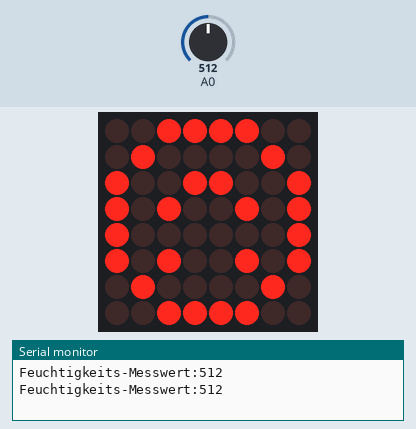
Simulated run of this sketch. Board: Arduino Uno, built with avr-gcc and run on an emulated ATmega328P. Shown: 8×8 LED matrix, the last lines printed to the serial monitor. The inputs (shaded band) are chosen by the test bench; at power-on: A0 = 512.

Above: at 2.8 s.
2.9 s: A0 set to 214
5.6 s: A0 set to 192
At 7.1 s:
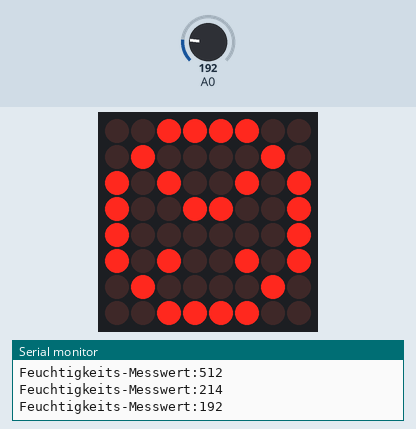
8.3 s: A0 set to 210
At 10.3 s:
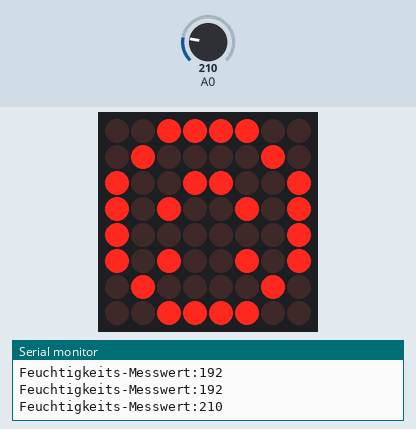
11.5 s: A0 set to 190
At 13.1 s:
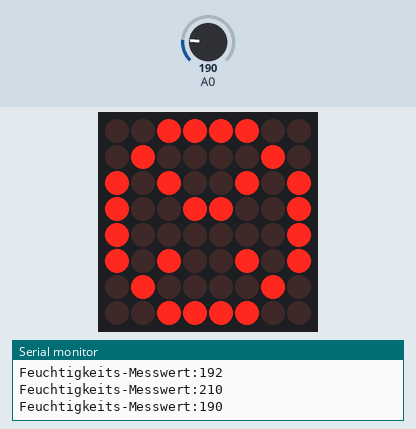
Timing chart, 0 to 14.6 s (numbered marks = the images above; inputs shaded):
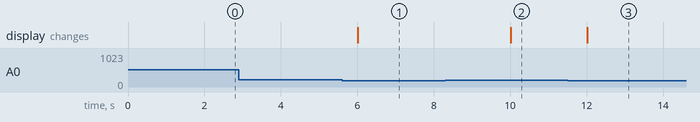

Measured:
- the behaviour switches between 200 and 199 on A0 (found by bisection; images 0 and 1)
- after the input at 5.6 s, the display: changes after 0.41 s (image 1)
- after the input at 8.3 s, the display: changes after 1.7 s (image 2)
- after the input at 11.5 s, the display: changes after 0.52 s (image 3)

The sketch:

Bodenfeuchte-Sens-Station.ino
```cpp
#include "LedControl.h"
LedControl lc=LedControl(12,11,10,1);  // Pins: DIN,CLK,CS, # of Displays connected
int messwert=0;
unsigned long delayTime=500;
byte smile[] =
{
   B00111100,
   B01000010,
   B10011001,
   B10100101,
   B10000001,
   B10100101,
   B01000010,
   B00111100,
};

byte frown[] =
{
   B00111100,
   B01000010,
   B10100101,
   B10011001,
   B10000001,
   B10100101,
   B01000010,
   B00111100,
};

void setup()
{
  lc.shutdown(0,false);  // Wake up display
  lc.setIntensity(0,5);  // Set intensity level
  lc.clearDisplay(0);  // Clear Displays
  Serial.begin(9600);
}

void good()
{
  for (int i = 0; i < 8; i++)
  {
    lc.setRow(0,i,smile[i]);
  }
}

void bad()
{
  for (int i = 0; i < 8; i++)
  {
    lc.setRow(0,i,frown[i]);
  }
}

void loop()
{
    messwert=analogRead(A0);
    Serial.print("Feuchtigkeits-Messwert:");
    Serial.println(messwert);

if(messwert >= 200)
    {
     lc.clearDisplay(0);
     good();
    }
else
    {
     lc.clearDisplay(0);
     bad();
    }
  delay(2000);
}
```
